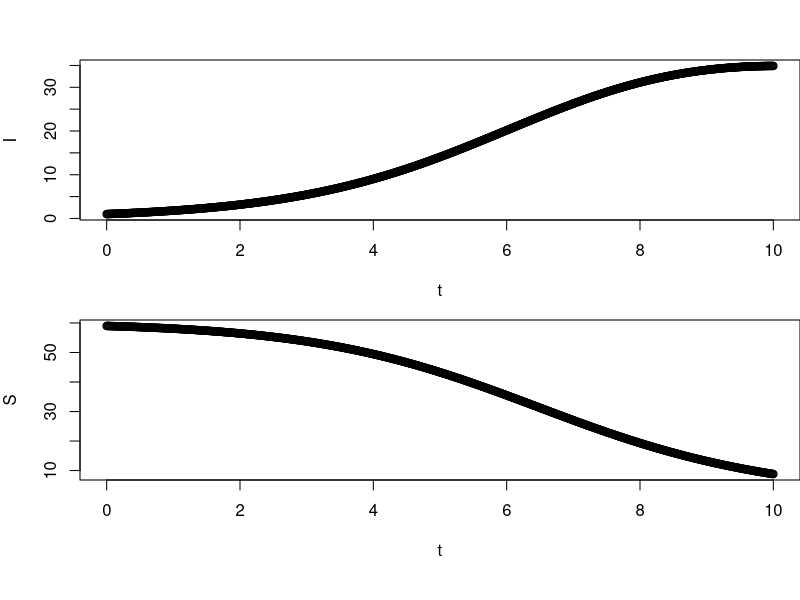

This chart was generated by the following R code:
## ---- chunk 1
parameters <- c(
  beta = 0.7,
  gamma = 0.1,
  N = 60
)

initial <- c(
  S = 59,
  I = 1
)
## ---- chunk 2
library(deSolve)

state <- c(
  X = log(initial[["S"]]),
  Y = log(initial[["I"]])
)

Infection <- function(t, state, parameters) {
  with(as.list(c(state, parameters)),{
    dX <- -beta * exp(Y) / N
    dY <- beta * exp(X) / N - gamma
    list(c(dX, dY))
  })
}

times <- seq(0, 10, by=0.01)
out <- ode(y=state, times=times, func=Infection, parms=parameters)
par(mfrow=c(2,1), mar=c(5,4,0,0), oma=c(1,0,3,0))
plot(out[, "time"], lapply(out[, "Y"], exp), xlab="t", ylab="I")
plot(out[, "time"], lapply(out[, "X"], exp), xlab="t", ylab="S")
## ---- chunk 3
state <- c(
  S = c(initial[["S"]]),
  I = c(initial[["I"]])
)


# T = rexp(1, rate=)
# U = runif(1)
